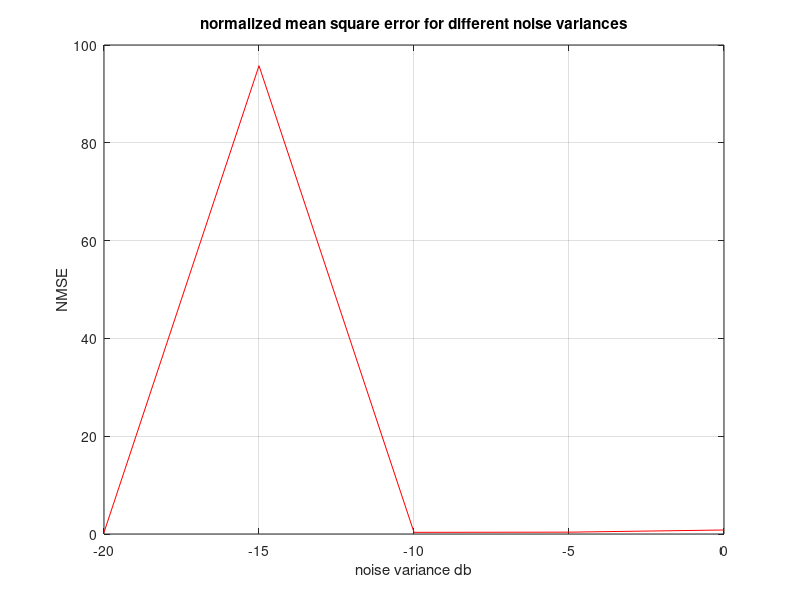

Here is the MATLAB script that generated this plot:
%BANDA NAVEEN-22104061(Assignment-1)
%problem:Applying sparse bayesian learing to estimate sparse vector
%using map esimate of posterior
clc;
clear all;
close all;
%% Dictionary generation
N=20;%rows of dictionary matrix
M=40;%columns of dictionary matrix
phi=normrnd(0,1,[N,M]);%generated dictionary matrix of each element N(0,1)
%% sparse vector generation
D0=7;%no of non zero elements of sparse vector
a=1:1:40;
i=sort(randsample(a,D0));%row position of non zero elements of sparse vector
j=ones(1,D0);%column position of non zero elements of sparse vector
v=normrnd(0,1,[1,D0]);%values of non zero elements of sparse vector in its coressponding row and column position
w = sparse(i,j,v,M,1);%sparse vector generation
%% noise variances
noise_db=[-20 -15 -10 -5 0];%in dbs
noise_values=10.^(noise_db/10);%in normal values
%% SBL alogorithm of estimation of sparse vector(MAP estimate)
for k=1:length(noise_values)%loop for all noise variances
    n=normrnd(0,sqrt(noise_values(1,k)),[N,1]);%AWGN noise added to data
    t=phi*w+n;%generated data using dictionary,sparse vector,noise
    % initial prior assuming
    pr_cov=eye(40);%starting prior covariance matrtix
    beta=1/noise_values(1,k);%staring beta values=corresponding noise variance
    beta_inv=1/beta;
    A=inv(pr_cov);% diagonal matrix of alphas and it is to be updated
    for h=1:100%loop for estimation map value,updating alphas,calucating log(L)-marginal likelihood
        post_cov=inv(beta*phi'*phi+A);%posterior covariance matrix
        post_mean(:,h)=beta*post_cov*phi'*t;%posterior mean vector
        gamma=A*diag(post_cov);%gamma(i)=alpha(i)*posterior covariance matrix(i,i)
        post_mean_square=post_mean(:,h).^2;%(post_mean(i)).^2
        for i=1:length(gamma)%updated values of alphas
            update_alpha(i,h)=(1-gamma(i,1))/post_mean_square(i,1);%updated_alpha=1-gamma(i)/(post_mean(i)).^2
        end
        new_beta_inv=sum((t-phi*post_mean(:,h)).^2)/sum(gamma);%updated_beta=norm(t-phi*map)^2/sum(gammas)
        new_A=diag(update_alpha(:,h));%diagonal matrix with updated alphas
        C=((new_beta_inv*eye(20))+phi*inv(new_A)*phi');%value of matrix C which is in marginal likelihood
        logL(1,h)=-0.5*(log(det(C))+t'*inv(C)*t);%calulation of log of marginal likelihood
        A=new_A;%assiging A with the updated A
        beta=1/new_beta_inv;%assiging beta with the updated beta
    end
    [M(k),I(k)] = max(logL);%taking maximum of log marginal likelihood and its index
    %map estimate approximately equal to sparse vector generated at starting
    wmap(:,k)=post_mean(:,I(k));%taking the map of posterior which maximizies the log(L) with updated hyperparmeters with corresponding index
    NMSE(1,k)=sum((wmap(:,k)-w).^2)/sum(w.^2);%calculating normalized mean square error of map estimate
end
%% plotting the noise-db vs NMSE 
plot(noise_db,NMSE,'r');
grid on;
xlabel('noise variance db');
ylabel('NMSE')
title('normalized mean square error for different noise variances')


